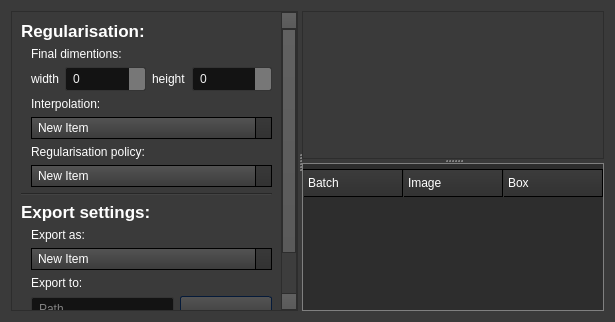
<?xml version="1.0" encoding="UTF-8"?>
<ui version="4.0">
 <class>RegularisationCombo</class>
 <widget class="QWidget" name="RegularisationCombo">
  <property name="geometry">
   <rect>
    <x>0</x>
    <y>0</y>
    <width>615</width>
    <height>322</height>
   </rect>
  </property>
  <property name="windowTitle">
   <string>Form</string>
  </property>
  <property name="styleSheet">
   <string notr="true">/*Copyright (c) DevSec Studio. All rights reserved.

MIT License

Permission is hereby granted, free of charge, to any person obtaining a copy
of this software and associated documentation files (the &quot;Software&quot;), to deal
in the Software without restriction, including without limitation the rights
to use, copy, modify, merge, publish, distribute, sublicense, and/or sell
copies of the Software, and to permit persons to whom the Software is
furnished to do so, subject to the following conditions:

The above copyright notice and this permission notice shall be included in all
copies or substantial portions of the Software.

THE SOFTWARE IS PROVIDED *AS IS*, WITHOUT WARRANTY OF ANY KIND, EXPRESS OR
IMPLIED, INCLUDING BUT NOT LIMITED TO THE WARRANTIES OF MERCHANTABILITY,
FITNESS FOR A PARTICULAR PURPOSE AND NONINFRINGEMENT. IN NO EVENT SHALL THE
AUTHORS OR COPYRIGHT HOLDERS BE LIABLE FOR ANY CLAIM, DAMAGES OR OTHER
LIABILITY, WHETHER IN AN ACTION OF CONTRACT, TORT OR OTHERWISE, ARISING FROM,
OUT OF OR IN CONNECTION WITH THE SOFTWARE OR THE USE OR OTHER DEALINGS IN THE SOFTWARE.
*/

/*-----QWidget-----*/
QWidget
{
	background-color: #3a3a3a;
	color: #fff;
	selection-background-color: #b78620;
	selection-color: #000;

}


/*-----QLabel-----*/
QLabel
{
	background-color: transparent;
	color: #fff;

}


/*-----QMenuBar-----*/
QMenuBar 
{
	background-color: qlineargradient(spread:repeat, x1:1, y1:0, x2:1, y2:1, stop:0 rgba(57, 57, 57, 255),stop:1 rgba(50, 50, 50, 255));
	border: 1px solid #000;
	color: #fff;

}


QMenuBar::item 
{
	background-color: transparent;

}


QMenuBar::item:selected 
{
	background-color: rgba(183, 134, 32, 20%);
	border: 1px solid #b78620;
	color: #fff;

}


QMenuBar::item:pressed 
{
	background-color: rgb(183, 134, 32);
	border: 1px solid #b78620;
	color: #fff;

}


/*-----QMenu-----*/
QMenu
{
    background-color: qlineargradient(spread:repeat, x1:1, y1:0, x2:1, y2:1, stop:0 rgba(57, 57, 57, 255),stop:1 rgba(50, 50, 50, 255));
    border: 1px solid #222;
    padding: 4px;
	color: #fff;

}


QMenu::item
{
    background-color: transparent;
    padding: 2px 20px 2px 20px;

}


QMenu::separator
{
   	background-color: rgb(183, 134, 32);
	height: 1px;

}


QMenu::item:disabled
{
    color: #555;
    background-color: transparent;
    padding: 2px 20px 2px 20px;

}


QMenu::item:selected
{
	background-color: rgba(183, 134, 32, 20%);
	border: 1px solid #b78620;
	color: #fff;

}


/*-----QToolBar-----*/
QToolBar
{
	background-color: qlineargradient(spread:repeat, x1:1, y1:0, x2:1, y2:1, stop:0 rgba(69, 69, 69, 255),stop:1 rgba(58, 58, 58, 255));
	border-top: none;
	border-bottom: 1px solid #4f4f4f;
	border-left: 1px solid #4f4f4f;
	border-right: 1px solid #4f4f4f;

}


QToolBar::separator
{
	background-color: #2e2e2e;
	width: 1px;

}


/*-----QToolButton-----*/
QToolButton 
{
	background-color: transparent;
	color: #fff;
	padding: 5px;
	padding-left: 8px;
	padding-right: 8px;
	margin-left: 1px;
}


QToolButton:hover
{
	background-color: rgba(183, 134, 32, 20%);
	border: 1px solid #b78620;
	color: #fff;
	
}


QToolButton:pressed
{
	background-color: qlineargradient(spread:repeat, x1:1, y1:0, x2:1, y2:1, stop:0 rgba(57, 57, 57, 255),stop:1 rgba(50, 50, 50, 255));
	border: 1px solid #b78620;

}


QToolButton:checked
{
	background-color: qlineargradient(spread:repeat, x1:1, y1:0, x2:1, y2:1, stop:0 rgba(57, 57, 57, 255),stop:1 rgba(50, 50, 50, 255));
	border: 1px solid #222;
}


/*-----QPushButton-----*/
QPushButton
{
	background-color: qlineargradient(spread:repeat, x1:1, y1:0, x2:1, y2:1, stop:0 rgba(84, 84, 84, 255),stop:1 rgba(59, 59, 59, 255));
	color: #ffffff;
	min-width: 80px;
	border-style: solid;
	border-width: 1px;
	border-radius: 3px;
	border-color: #051a39;
	padding: 5px;

}


QPushButton::flat
{
	background-color: transparent;
	border: none;
	color: #fff;

}


QPushButton::disabled
{
	background-color: #404040;
	color: #656565;
	border-color: #051a39;

}


QPushButton::hover
{
	background-color: rgba(183, 134, 32, 20%);
	border: 1px solid #b78620;

}


QPushButton::pressed
{
	background-color: qlineargradient(spread:repeat, x1:1, y1:0, x2:1, y2:1, stop:0 rgba(74, 74, 74, 255),stop:1 rgba(49, 49, 49, 255));
	border: 1px solid #b78620;

}


QPushButton::checked
{
	background-color: qlineargradient(spread:repeat, x1:1, y1:0, x2:1, y2:1, stop:0 rgba(74, 74, 74, 255),stop:1 rgba(49, 49, 49, 255));
	border: 1px solid #222;

}


/*-----QLineEdit-----*/
QLineEdit
{
	background-color: #131313;
	color : #eee;
	border: 1px solid #343434;
	border-radius: 2px;
	padding: 3px;
	padding-left: 5px;

}


/*-----QPlainTExtEdit-----*/
QPlainTextEdit
{
	background-color: #131313;
	color : #eee;
	border: 1px solid #343434;
	border-radius: 2px;
	padding: 3px;
	padding-left: 5px;

}


/*-----QTabBar-----*/
QTabBar::tab
{
	background-color: qlineargradient(spread:repeat, x1:1, y1:0, x2:1, y2:1, stop:0 rgba(84, 84, 84, 255),stop:1 rgba(59, 59, 59, 255));
	color: #ffffff;
	border-style: solid;
	border-width: 1px;
	border-color: #666;
	border-bottom: none;
	padding: 5px;
	padding-left: 15px;
	padding-right: 15px;

}


QTabWidget::pane 
{
	background-color: red;
	border: 1px solid #666;
	top: 1px;

}


QTabBar::tab:last
{
	margin-right: 0; 

}


QTabBar::tab:first:!selected
{
	background-color: #0c0c0d;
	margin-left: 0px;

}


QTabBar::tab:!selected
{
	color: #b1b1b1;
	border-bottom-style: solid;
	background-color: #0c0c0d;

}


QTabBar::tab:selected
{
	margin-bottom: 0px;

}


QTabBar::tab:!selected:hover
{
	border-top-color: #b78620;

}


/*-----QComboBox-----*/
QComboBox
{
    background-color: qlineargradient(spread:repeat, x1:1, y1:0, x2:1, y2:1, stop:0 rgba(84, 84, 84, 255),stop:1 rgba(59, 59, 59, 255));
    border: 1px solid #000;
    padding-left: 6px;
    color: #ffffff;
    height: 20px;

}


QComboBox::disabled
{
	background-color: #404040;
	color: #656565;
	border-color: #051a39;

}


QComboBox:on
{
    background-color: #b78620;
	color: #000;

}


QComboBox QAbstractItemView
{
    background-color: #383838;
    color: #ffffff;
    border: 1px solid black;
    selection-background-color: #b78620;
    outline: 0;

}


QComboBox::drop-down
{
	background-color: qlineargradient(spread:repeat, x1:1, y1:0, x2:1, y2:1, stop:0 rgba(57, 57, 57, 255),stop:1 rgba(50, 50, 50, 255));
    subcontrol-origin: padding;
    subcontrol-position: top right;
    width: 15px;
    border-left-width: 1px;
    border-left-color: black;
    border-left-style: solid; 

}


QComboBox::down-arrow
{
    image: url(://arrow-down.png);
    width: 8px;
    height: 8px;
}


/*-----QSpinBox &amp; QDateTimeEdit-----*/
QSpinBox,
QDateTimeEdit 
{
    background-color: #131313;
	color : #eee;
	border: 1px solid #343434;
	padding: 3px;
	padding-left: 5px;
    border-radius : 2px;

}


QSpinBox::up-button, 
QDateTimeEdit::up-button
{
	border-top-right-radius:2px;
	background-color: #777777;
    width: 16px; 
    border-width: 1px;

}


QSpinBox::up-button:hover, 
QDateTimeEdit::up-button:hover
{
	background-color: #585858;

}


QSpinBox::up-button:pressed, 
QDateTimeEdit::up-button:pressed
{
	background-color: #252525;
    width: 16px; 
    border-width: 1px;

}


QSpinBox::up-arrow,
QDateTimeEdit::up-arrow
{
    image: url(://arrow-up.png);
    width: 7px;
    height: 7px;

}


QSpinBox::down-button, 
QDateTimeEdit::down-button
{
	border-bottom-right-radius:2px;
	background-color: #777777;
    width: 16px; 
    border-width: 1px;

}


QSpinBox::down-button:hover, 
QDateTimeEdit::down-button:hover
{
	background-color: #585858;

}


QSpinBox::down-button:pressed, 
QDateTimeEdit::down-button:pressed
{
	background-color: #252525;
    width: 16px; 
    border-width: 1px;

}


QSpinBox::down-arrow,
QDateTimeEdit::down-arrow
{
    image: url(://arrow-down.png);
    width: 7px;
    height: 7px;

}


/*-----QGroupBox-----*/
QGroupBox 
{
    border: 1px solid;
    border-color: #666666;
	border-radius: 5px;
    margin-top: 20px;

}


QGroupBox::title  
{
    background-color: transparent;
    color: #eee;
    subcontrol-origin: margin;
    padding: 5px;
	border-top-left-radius: 3px;
	border-top-right-radius: 3px;

}


/*-----QHeaderView-----*/
QHeaderView::section
{
    background-color: qlineargradient(spread:repeat, x1:1, y1:0, x2:1, y2:1, stop:0 rgba(60, 60, 60, 255),stop:1 rgba(50, 50, 50, 255));
	border: 1px solid #000;
    color: #fff;
    text-align: left;
	padding: 4px;
	
}


QHeaderView::section:disabled
{
    background-color: #525251;
    color: #656565;

}


QHeaderView::section:checked
{
    background-color: qlineargradient(spread:repeat, x1:1, y1:0, x2:1, y2:1, stop:0 rgba(60, 60, 60, 255),stop:1 rgba(50, 50, 50, 255));
    color: #fff;

}


QHeaderView::section::vertical::first,
QHeaderView::section::vertical::only-one
{
    border-top: 1px solid #353635;

}


QHeaderView::section::vertical
{
    border-top: 1px solid #353635;

}


QHeaderView::section::horizontal::first,
QHeaderView::section::horizontal::only-one
{
    border-left: 1px solid #353635;

}


QHeaderView::section::horizontal
{
    border-left: 1px solid #353635;

}


QTableCornerButton::section
{
    background-color: qlineargradient(spread:repeat, x1:1, y1:0, x2:1, y2:1, stop:0 rgba(60, 60, 60, 255),stop:1 rgba(50, 50, 50, 255));
	border: 1px solid #000;
    color: #fff;

}


/*-----QTreeWidget-----*/
QTreeView
{
	show-decoration-selected: 1;
	alternate-background-color: #3a3a3a;
	selection-color: #fff;
	background-color: #2d2d2d;
	border: 1px solid gray;
	padding-top : 5px;
	color: #fff;
	font: 8pt;

}


QTreeView::item:selected
{
	color:#fff;
	background-color: #b78620;
	border-radius: 0px;

}


QTreeView::item:!selected:hover
{
    background-color: #262626;
    border: none;
    color: white;

}


QTreeView::branch:has-children:!has-siblings:closed,
QTreeView::branch:closed:has-children:has-siblings 
{
	image: url(://tree-closed.png);

}


QTreeView::branch:open:has-children:!has-siblings,
QTreeView::branch:open:has-children:has-siblings  
{
	image: url(://tree-open.png);

}


/*-----QListView-----*/
QListView 
{
	background-color: qlineargradient(spread:repeat, x1:1, y1:0, x2:1, y2:1, stop:0 rgba(83, 83, 83, 255),stop:0.293269 rgba(81, 81, 81, 255),stop:0.634615 rgba(79, 79, 79, 255),stop:1 rgba(83, 83, 83, 255));
    border : none;
    color: white;
    show-decoration-selected: 1; 
    outline: 0;
	border: 1px solid gray;

}


QListView::disabled 
{
	background-color: #656565;
	color: #1b1b1b;
    border: 1px solid #656565;

}


QListView::item 
{
	background-color: #2d2d2d;
    padding: 1px;

}


QListView::item:alternate 
{
    background-color: #3a3a3a;

}


QListView::item:selected 
{
	background-color: #b78620;
	border: 1px solid #b78620;
	color: #fff;

}


QListView::item:selected:!active 
{
	background-color: #b78620;
	border: 1px solid #b78620;
	color: #fff;

}


QListView::item:selected:active 
{
	background-color: #b78620;
	border: 1px solid #b78620;
	color: #fff;

}


QListView::item:hover {
    background-color: #262626;
    border: none;
    color: white;

}


/*-----QCheckBox-----*/
QCheckBox
{
	background-color: transparent;
    color: lightgray;
	border: none;

}


QCheckBox::indicator
{
    background-color: #323232;
    border: 1px solid darkgray;
    width: 12px;
    height: 12px;

}


QCheckBox::indicator:checked
{
    image:url(&quot;./ressources/check.png&quot;);
	background-color: #b78620;
    border: 1px solid #3a546e;

}


QCheckBox::indicator:unchecked:hover
{
	border: 1px solid #b78620; 

}


QCheckBox::disabled
{
	color: #656565;

}


QCheckBox::indicator:disabled
{
	background-color: #656565;
	color: #656565;
    border: 1px solid #656565;

}


/*-----QRadioButton-----*/
QRadioButton 
{
	color: lightgray;
	background-color: transparent;

}


QRadioButton::indicator::unchecked:hover 
{
	background-color: lightgray;
	border: 2px solid #b78620;
	border-radius: 6px;
}


QRadioButton::indicator::checked 
{
	border: 2px solid #b78620;
	border-radius: 6px;
	background-color: rgba(183,134,32,20%);  
	width: 9px; 
	height: 9px; 

}


/*-----QSlider-----*/
QSlider::groove:horizontal 
{
	background-color: transparent;
	height: 3px;

}


QSlider::sub-page:horizontal 
{
	background-color: #b78620;

}


QSlider::add-page:horizontal 
{
	background-color: #131313;

}


QSlider::handle:horizontal 
{
	background-color: #b78620;
	width: 14px;
	margin-top: -6px;
	margin-bottom: -6px;
	border-radius: 6px;

}


QSlider::handle:horizontal:hover 
{
	background-color: #d89e25;
	border-radius: 6px;

}


QSlider::sub-page:horizontal:disabled 
{
	background-color: #bbb;
	border-color: #999;

}


QSlider::add-page:horizontal:disabled 
{
	background-color: #eee;
	border-color: #999;

}


QSlider::handle:horizontal:disabled 
{
	background-color: #eee;
	border: 1px solid #aaa;
	border-radius: 3px;

}


/*-----QScrollBar-----*/
QScrollBar:horizontal
{
    border: 1px solid #222222;
    background-color: #3d3d3d;
    height: 15px;
    margin: 0px 16px 0 16px;

}


QScrollBar::handle:horizontal
{
	background-color: qlineargradient(spread:repeat, x1:1, y1:0, x2:1, y2:1, stop:0 rgba(97, 97, 97, 255),stop:1 rgba(90, 90, 90, 255));
	border: 1px solid #2d2d2d;
    min-height: 20px;

}


QScrollBar::add-line:horizontal
{
	background-color: qlineargradient(spread:repeat, x1:1, y1:0, x2:1, y2:1, stop:0 rgba(97, 97, 97, 255),stop:1 rgba(90, 90, 90, 255));
	border: 1px solid #2d2d2d;
    width: 15px;
    subcontrol-position: right;
    subcontrol-origin: margin;

}


QScrollBar::sub-line:horizontal
{
	background-color: qlineargradient(spread:repeat, x1:1, y1:0, x2:1, y2:1, stop:0 rgba(97, 97, 97, 255),stop:1 rgba(90, 90, 90, 255));
	border: 1px solid #2d2d2d;
    width: 15px;
    subcontrol-position: left;
    subcontrol-origin: margin;

}


QScrollBar::right-arrow:horizontal
{
    image: url(://arrow-right.png);
    width: 6px;
    height: 6px;

}


QScrollBar::left-arrow:horizontal
{
    image: url(://arrow-left.png);
    width: 6px;
    height: 6px;

}


QScrollBar::add-page:horizontal, QScrollBar::sub-page:horizontal
{
    background: none;

}


QScrollBar:vertical
{
    background-color: #3d3d3d;
    width: 16px;
	border: 1px solid #2d2d2d;
    margin: 16px 0px 16px 0px;

}


QScrollBar::handle:vertical
{
    background-color: qlineargradient(spread:repeat, x1:1, y1:0, x2:1, y2:1, stop:0 rgba(97, 97, 97, 255),stop:1 rgba(90, 90, 90, 255));
	border: 1px solid #2d2d2d;
    min-height: 20px;

}


QScrollBar::add-line:vertical
{
	background-color: qlineargradient(spread:repeat, x1:1, y1:0, x2:1, y2:1, stop:0 rgba(97, 97, 97, 255),stop:1 rgba(90, 90, 90, 255));
	border: 1px solid #2d2d2d;
    height: 15px;
    subcontrol-position: bottom;
    subcontrol-origin: margin;

}


QScrollBar::sub-line:vertical
{
	background-color: qlineargradient(spread:repeat, x1:1, y1:0, x2:1, y2:1, stop:0 rgba(97, 97, 97, 255),stop:1 rgba(90, 90, 90, 255));
	border: 1px solid #2d2d2d;
    height: 15px;
    subcontrol-position: top;
    subcontrol-origin: margin;

}


QScrollBar::up-arrow:vertical
{
    image: url(://arrow-up.png);
    width: 6px;
    height: 6px;

}


QScrollBar::down-arrow:vertical
{
    image: url(://arrow-down.png);
    width: 6px;
    height: 6px;

}


QScrollBar::add-page:vertical, QScrollBar::sub-page:vertical
{
    background: none;

}


/*-----QProgressBar-----*/
QProgressBar
{
    border: 1px solid #666666;
    text-align: center;
	color: #000;
	font-weight: bold;

}


QProgressBar::chunk
{
    background-color: #b78620;
    width: 30px;
    margin: 0.5px;

}
</string>
  </property>
  <layout class="QGridLayout" name="gridLayout">
   <item row="0" column="0">
    <widget class="QSplitter" name="splitter_4">
     <property name="orientation">
      <enum>Qt::Horizontal</enum>
     </property>
     <widget class="QScrollArea" name="scrollArea">
      <property name="widgetResizable">
       <bool>true</bool>
      </property>
      <widget class="QWidget" name="scrollAreaWidgetContents">
       <property name="geometry">
        <rect>
         <x>0</x>
         <y>0</y>
         <width>288</width>
         <height>383</height>
        </rect>
       </property>
       <property name="sizePolicy">
        <sizepolicy hsizetype="Expanding" vsizetype="Maximum">
         <horstretch>0</horstretch>
         <verstretch>0</verstretch>
        </sizepolicy>
       </property>
       <layout class="QVBoxLayout" name="verticalLayout">
        <item>
         <widget class="QLabel" name="label_12">
          <property name="font">
           <font>
            <pointsize>13</pointsize>
            <weight>75</weight>
            <bold>true</bold>
           </font>
          </property>
          <property name="text">
           <string>Regularisation:</string>
          </property>
         </widget>
        </item>
        <item>
         <layout class="QVBoxLayout" name="verticalLayout_3">
          <property name="leftMargin">
           <number>10</number>
          </property>
          <property name="bottomMargin">
           <number>0</number>
          </property>
          <item>
           <widget class="QLabel" name="label">
            <property name="sizePolicy">
             <sizepolicy hsizetype="Maximum" vsizetype="Maximum">
              <horstretch>0</horstretch>
              <verstretch>0</verstretch>
             </sizepolicy>
            </property>
            <property name="minimumSize">
             <size>
              <width>0</width>
              <height>0</height>
             </size>
            </property>
            <property name="text">
             <string>Final dimentions:</string>
            </property>
           </widget>
          </item>
          <item>
           <layout class="QHBoxLayout" name="horizontalLayout">
            <property name="sizeConstraint">
             <enum>QLayout::SetMinAndMaxSize</enum>
            </property>
            <item>
             <widget class="QLabel" name="label_2">
              <property name="sizePolicy">
               <sizepolicy hsizetype="Maximum" vsizetype="Maximum">
                <horstretch>0</horstretch>
                <verstretch>0</verstretch>
               </sizepolicy>
              </property>
              <property name="text">
               <string>width</string>
              </property>
             </widget>
            </item>
            <item>
             <widget class="QSpinBox" name="widthField"/>
            </item>
            <item>
             <widget class="QLabel" name="label_3">
              <property name="sizePolicy">
               <sizepolicy hsizetype="Maximum" vsizetype="Maximum">
                <horstretch>0</horstretch>
                <verstretch>0</verstretch>
               </sizepolicy>
              </property>
              <property name="text">
               <string>height</string>
              </property>
             </widget>
            </item>
            <item>
             <widget class="QSpinBox" name="heightField"/>
            </item>
           </layout>
          </item>
          <item>
           <widget class="QLabel" name="label_4">
            <property name="sizePolicy">
             <sizepolicy hsizetype="Preferred" vsizetype="Maximum">
              <horstretch>0</horstretch>
              <verstretch>0</verstretch>
             </sizepolicy>
            </property>
            <property name="text">
             <string>Interpolation:</string>
            </property>
           </widget>
          </item>
          <item>
           <widget class="QComboBox" name="interpolationCombo">
            <item>
             <property name="text">
              <string>New Item</string>
             </property>
            </item>
            <item>
             <property name="text">
              <string>New Item</string>
             </property>
            </item>
            <item>
             <property name="text">
              <string>New Item</string>
             </property>
            </item>
           </widget>
          </item>
          <item>
           <widget class="QLabel" name="label_5">
            <property name="sizePolicy">
             <sizepolicy hsizetype="Preferred" vsizetype="Preferred">
              <horstretch>0</horstretch>
              <verstretch>0</verstretch>
             </sizepolicy>
            </property>
            <property name="text">
             <string>Regularisation policy:</string>
            </property>
           </widget>
          </item>
          <item>
           <widget class="QComboBox" name="regularisationCombo">
            <item>
             <property name="text">
              <string>New Item</string>
             </property>
            </item>
            <item>
             <property name="text">
              <string>New Item</string>
             </property>
            </item>
           </widget>
          </item>
         </layout>
        </item>
        <item>
         <widget class="Line" name="line_2">
          <property name="orientation">
           <enum>Qt::Horizontal</enum>
          </property>
         </widget>
        </item>
        <item>
         <widget class="QLabel" name="label_11">
          <property name="font">
           <font>
            <pointsize>13</pointsize>
            <weight>75</weight>
            <bold>true</bold>
           </font>
          </property>
          <property name="toolTipDuration">
           <number>-1</number>
          </property>
          <property name="text">
           <string>Export settings:</string>
          </property>
          <property name="scaledContents">
           <bool>false</bool>
          </property>
          <property name="wordWrap">
           <bool>false</bool>
          </property>
          <property name="margin">
           <number>0</number>
          </property>
          <property name="indent">
           <number>-1</number>
          </property>
          <property name="openExternalLinks">
           <bool>false</bool>
          </property>
         </widget>
        </item>
        <item>
         <layout class="QVBoxLayout" name="verticalLayout_4">
          <property name="leftMargin">
           <number>10</number>
          </property>
          <property name="bottomMargin">
           <number>0</number>
          </property>
          <item>
           <widget class="QLabel" name="label_13">
            <property name="text">
             <string>Export as:</string>
            </property>
           </widget>
          </item>
          <item>
           <widget class="QComboBox" name="exportAsCombo">
            <item>
             <property name="text">
              <string>New Item</string>
             </property>
            </item>
            <item>
             <property name="text">
              <string>New Item</string>
             </property>
            </item>
           </widget>
          </item>
          <item>
           <widget class="QLabel" name="label_14">
            <property name="text">
             <string>Export to:</string>
            </property>
           </widget>
          </item>
          <item>
           <layout class="QHBoxLayout" name="horizontalLayout_4">
            <property name="bottomMargin">
             <number>0</number>
            </property>
            <item>
             <widget class="QLineEdit" name="pathField">
              <property name="sizePolicy">
               <sizepolicy hsizetype="Expanding" vsizetype="Fixed">
                <horstretch>1</horstretch>
                <verstretch>0</verstretch>
               </sizepolicy>
              </property>
              <property name="placeholderText">
               <string>Path</string>
              </property>
             </widget>
            </item>
            <item>
             <widget class="QPushButton" name="choosepath">
              <property name="enabled">
               <bool>true</bool>
              </property>
              <property name="sizePolicy">
               <sizepolicy hsizetype="MinimumExpanding" vsizetype="Fixed">
                <horstretch>0</horstretch>
                <verstretch>0</verstretch>
               </sizepolicy>
              </property>
              <property name="minimumSize">
               <size>
                <width>92</width>
                <height>0</height>
               </size>
              </property>
              <property name="text">
               <string>...</string>
              </property>
              <property name="default">
               <bool>false</bool>
              </property>
             </widget>
            </item>
           </layout>
          </item>
         </layout>
        </item>
        <item>
         <widget class="QPushButton" name="exportButton">
          <property name="text">
           <string>Export</string>
          </property>
         </widget>
        </item>
       </layout>
      </widget>
     </widget>
     <widget class="QSplitter" name="splitter_3">
      <property name="orientation">
       <enum>Qt::Vertical</enum>
      </property>
      <widget class="QGraphicsView" name="graphicsView_2"/>
      <widget class="QTreeWidget" name="treeWidget">
       <property name="sizePolicy">
        <sizepolicy hsizetype="Preferred" vsizetype="Preferred">
         <horstretch>0</horstretch>
         <verstretch>0</verstretch>
        </sizepolicy>
       </property>
       <column>
        <property name="text">
         <string notr="true">Batch</string>
        </property>
       </column>
       <column>
        <property name="text">
         <string>Image</string>
        </property>
       </column>
       <column>
        <property name="text">
         <string>Box</string>
        </property>
       </column>
      </widget>
     </widget>
    </widget>
   </item>
  </layout>
 </widget>
 <resources/>
 <connections>
  <connection>
   <sender>choosepath</sender>
   <signal>clicked()</signal>
   <receiver>RegularisationCombo</receiver>
   <slot>chooseExportFile()</slot>
   <hints>
    <hint type="sourcelabel">
     <x>240</x>
     <y>251</y>
    </hint>
    <hint type="destinationlabel">
     <x>307</x>
     <y>160</y>
    </hint>
   </hints>
  </connection>
  <connection>
   <sender>exportButton</sender>
   <signal>clicked()</signal>
   <receiver>RegularisationCombo</receiver>
   <slot>export()</slot>
   <hints>
    <hint type="sourcelabel">
     <x>153</x>
     <y>288</y>
    </hint>
    <hint type="destinationlabel">
     <x>307</x>
     <y>160</y>
    </hint>
   </hints>
  </connection>
 </connections>
 <slots>
  <slot>chooseExportFile()</slot>
  <slot>export()</slot>
 </slots>
</ui>
